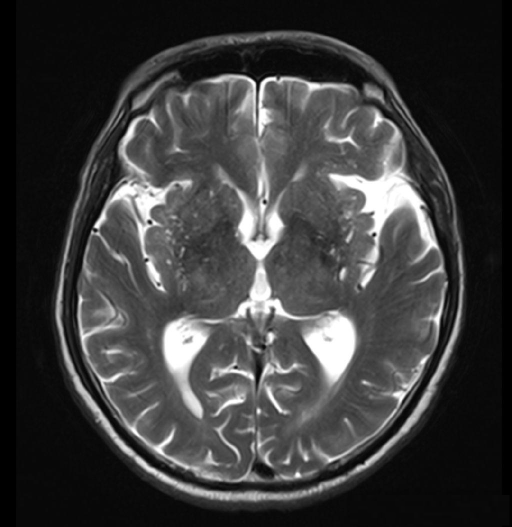
#> input picture work4/img.png, 1024 x 1054 px (shown at 1/2 size); its folder holds 2 pictures in this run
$ python histogram_equalization.py
#> lines starting #> are read from the running program, lines starting #| are printed output that depends on the picture
import numpy as np
from PIL import Image
import matplotlib.pyplot as plt

def calculate_histogram(image_array):
    """
    计算图像的灰度直方图

    参数:
        image_array: 输入图像数组

    返回:
        hist: 直方图数组（256个元素）
    """
    # 如果图像是彩色的，先转换为灰度图
    if len(image_array.shape) == 3:
        # 使用加权平均法转换为灰度图：Gray = 0.299*R + 0.587*G + 0.114*B
        gray = np.dot(image_array[...,:3], [0.299, 0.587, 0.114])
    else:
        gray = image_array

    # 计算直方图：统计每个灰度级别(0-255)的像素数量
    hist, bins = np.histogram(gray.flatten(), bins=256, range=(0, 256))
    return hist

def calculate_cumulative_histogram(hist):
    """
    计算灰度累积直方图（累积分布函数CDF）

    参数:
        hist: 灰度直方图

    返回:
        cum_hist: 累积直方图
    """
    # 对直方图进行累积求和
    cum_hist = np.cumsum(hist)
    return cum_hist

def histogram_equalization(image_array):
    """
    直方图均衡化处理

    算法原理：
    1. 计算原始图像的灰度直方图 H(r)
    2. 计算累积分布函数 CDF(r) = Σ(i=0 to r) H(i)
    3. 将CDF归一化到[0, 255]范围: s(r) = round(255 * CDF(r) / 总像素数)
    4. 使用归一化的CDF作为映射函数，将原图的每个像素值映射到新值

    参数:
        image_array: 输入图像数组

    返回:
        equalized: 均衡化后的图像
    """
    # 如果图像是彩色的，先转换为灰度图
    if len(image_array.shape) == 3:
        gray = np.dot(image_array[...,:3], [0.299, 0.587, 0.114])
    else:
        gray = image_array

    gray_uint8 = gray.astype(np.uint8)

    # 步骤1: 计算原始图像的灰度直方图
    hist = calculate_histogram(gray_uint8)

    # 步骤2: 计算累积分布函数CDF
    cdf = calculate_cumulative_histogram(hist)

    # 步骤3: 归一化CDF到[0, 255]范围
    # 避免除以0的情况
    cdf_normalized = np.where(cdf > 0,
                              np.round(255 * cdf / cdf[-1]),
                              0).astype(np.uint8)

    # 步骤4: 使用映射函数对图像进行变换
    equalized = cdf_normalized[gray_uint8.flatten()]
    equalized = equalized.reshape(gray_uint8.shape)

    return equalized

def plot_histograms(original, equalized, save_prefix="result"):
    """
    绘制原始图像和均衡化后图像的直方图和累积直方图

    参数:
        original: 原始图像
        equalized: 均衡化后的图像
        save_prefix: 保存文件的前缀
    """
    # 设置中文字体支持
    plt.rcParams['font.sans-serif'] = ['SimHei', 'DejaVu Sans']  # 使用黑体或其他中文支持的字体
    plt.rcParams['axes.unicode_minus'] = False  # 解决保存图像时负号'-'显示为方块的问题

    # 计算原始图像的直方图和累积直方图
    hist_original = calculate_histogram(original)
    cum_hist_original = calculate_cumulative_histogram(hist_original)

    # 计算均衡化后图像的直方图和累积直方图
    hist_equalized = calculate_histogram(equalized)
    cum_hist_equalized = calculate_cumulative_histogram(hist_equalized)

    # 创建子图布局
    fig, axes = plt.subplots(2, 2, figsize=(16, 12))

    # 子图1: 原始图像的灰度统计直方图
    axes[0, 0].bar(range(256), hist_original, color='blue', width=1.0)
    axes[0, 0].set_title('原始图像灰度统计直方图', fontsize=14, fontweight='bold')
    axes[0, 0].set_xlabel('灰度值', fontsize=12)
    axes[0, 0].set_ylabel('像素数量', fontsize=12)
    axes[0, 0].grid(True, alpha=0.3)

    # 子图2: 原始图像的灰度累积直方图
    axes[0, 1].plot(range(256), cum_hist_original, color='red', linewidth=2)
    axes[0, 1].set_title('原始图像灰度累积直方图', fontsize=14, fontweight='bold')
    axes[0, 1].set_xlabel('灰度值', fontsize=12)
    axes[0, 1].set_ylabel('累积像素数量', fontsize=12)
    axes[0, 1].grid(True, alpha=0.3)

    # 子图3: 均衡化后图像的灰度统计直方图
    axes[1, 0].bar(range(256), hist_equalized, color='green', width=1.0)
    axes[1, 0].set_title('均衡化后灰度统计直方图', fontsize=14, fontweight='bold')
    axes[1, 0].set_xlabel('灰度值', fontsize=12)
    axes[1, 0].set_ylabel('像素数量', fontsize=12)
    axes[1, 0].grid(True, alpha=0.3)

    # 子图4: 均衡化后图像的灰度累积直方图
    axes[1, 1].plot(range(256), cum_hist_equalized, color='purple', linewidth=2)
    axes[1, 1].set_title('均衡化后灰度累积直方图', fontsize=14, fontweight='bold')
    axes[1, 1].set_xlabel('灰度值', fontsize=12)
    axes[1, 1].set_ylabel('累积像素数量', fontsize=12)
    axes[1, 1].grid(True, alpha=0.3)

    plt.tight_layout()
    plt.savefig(f'{save_prefix}_histograms.png', dpi=300, bbox_inches='tight')
    print(f"直方图已保存为: {save_prefix}_histograms.png")
    plt.show()

def main():
    # 读取原始图像
    input_path = "img.png"
    print(f"正在读取图像: {input_path}")
    img = Image.open(input_path)
#> img is the input picture: PIL image 1024x1054 RGB; min 0, max 255, mean 60.2
    img_array = np.array(img)

    print(f"原始图像尺寸: {img_array.shape}")
#| 原始图像尺寸: (1054, 1024, 3)

    # 任务1: 画出影像的灰度统计直方图
    print("\n任务1: 计算灰度统计直方图...")
    hist = calculate_histogram(img_array)
#> in calculate_histogram, `hist, bins = np.histogram(gray.flatten(), bins=256, range=(0, 256))`: hist = 256 values, max 131559 at index 7, min 0 at index 2, mean 4216; bins = 257 values from 0 to 256
    print("灰度直方图计算完成")

    # 任务2: 画出影像的灰度累积直方图
    print("\n任务2: 计算灰度累积直方图...")
    cum_hist = calculate_cumulative_histogram(hist)
#> in calculate_cumulative_histogram, `cum_hist = np.cumsum(hist)`: cum_hist = 256 values from 52983 to 1079296
#> cum_hist = 256 values from 52983 to 1079296
    print("灰度累积直方图计算完成")

    # 任务3: 直方图均衡化处理
    print("\n任务3: 执行直方图均衡化处理...")
    equalized = histogram_equalization(img_array)
#> in histogram_equalization, `cdf_normalized = np.where(cdf > 0, np.round(255 * cdf / cdf[-1]), 0).a..`: cdf_normalized = 256 values from 13 to 255
#> in histogram_equalization, `equalized = equalized.reshape(gray_uint8.shape)`:
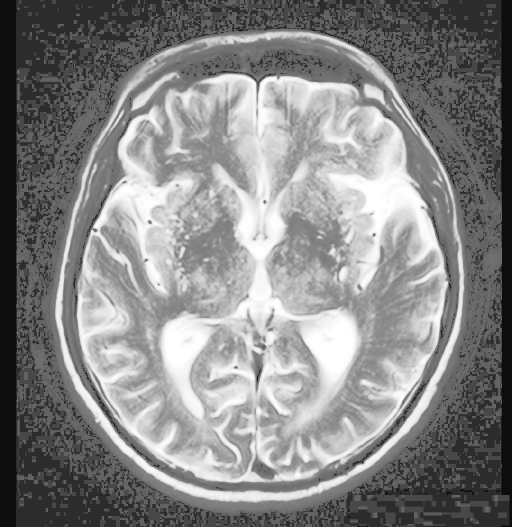
#> equalized: shape (1054, 1024) (shown at 1/2 size); min 13, max 255, mean 133.3

    # 保存均衡化后的图像
    equalized_img = Image.fromarray(equalized)
    equalized_img.save("result_equalized.png")
    print("均衡化后的图像已保存为: result_equalized.png")

    # 绘制并保存所有直方图
    print("\n正在绘制直方图...")
    plot_histograms(img_array, equalized, "result")
#> in plot_histograms, `hist_original = calculate_histogram(original)`: hist_original has the same summary as hist in calculate_histogram
#> in plot_histograms, `cum_hist_original = calculate_cumulative_histogram(hist_original)`: cum_hist_original = 256 values from 52983 to 1079296
#> in plot_histograms, `hist_equalized = calculate_histogram(equalized)`: hist_equalized = 256 values, max 131559 at index 44, min 0 at index 0, mean 4216
#> in plot_histograms, `cum_hist_equalized = calculate_cumulative_histogram(hist_equalized)`: cum_hist_equalized = 256 values from 0 to 1079296
#> in plot_histograms, `plt.savefig(f'{save_prefix}_histograms.png', dpi=300, bbox_inches='tig..`:
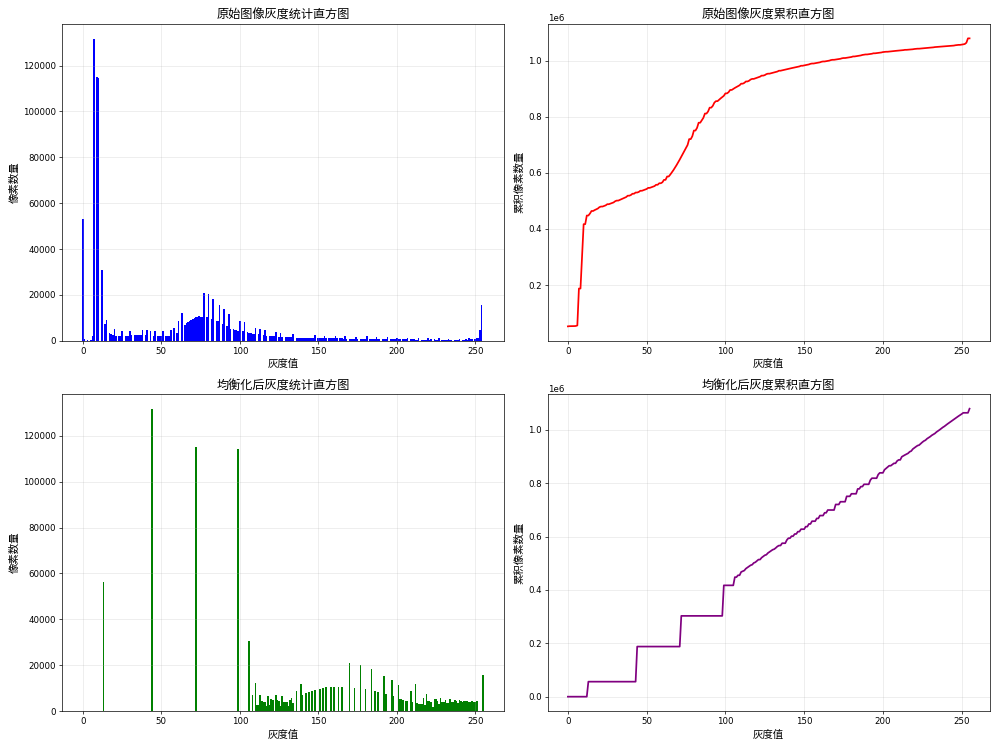
#> figure drawn by matplotlib, 4 panels; panel 1: tallest bar 131559 high, from x = 6.5 to 7.5; panel 2: curve peaks at x = 254, y = 1079296; panel 3: tallest bar 131559 high, from x = 43.5 to 44.5; panel 4: curve peaks at x = 255, y = 1079296

    print("\n所有任务完成！")
    print("\n生成的文件：")
    print("  - result_equalized.png: 均衡化后的图像")
    print("  - result_histograms.png: 包含4个子图的对比直方图")

if __name__ == "__main__":
    main()

$ run again, on work3/img.png
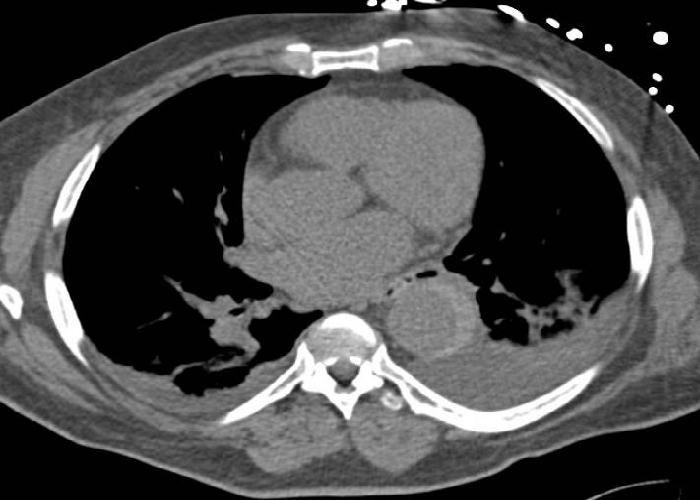
#> input picture work3/img.png, 700 x 500 px, found by its file name
#> in main, img is the input picture: PIL image 700x500 RGB; min 0, max 255, mean 73.3
#| 原始图像尺寸: (500, 700, 3)
#> in calculate_histogram, `hist, bins = np.histogram(gray.flatten(), bins=256, range=(0, 256))`: hist = 256 values, max 120295 at index 0, min 0 at index 2, mean 1367.2; bins = 257 values from 0 to 256
#> in calculate_cumulative_histogram, `cum_hist = np.cumsum(hist)`: cum_hist = 256 values from 120295 to 350000
#> cdf_normalized = 256 values from 88 to 255
#> in histogram_equalization, `equalized = equalized.reshape(gray_uint8.shape)`:
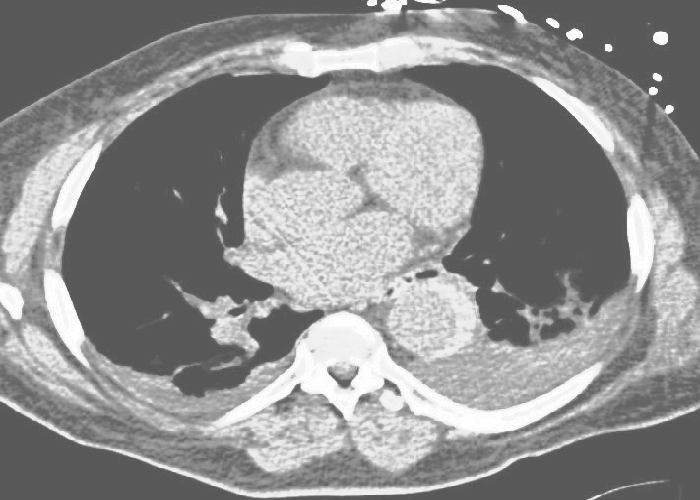
#> equalized: shape (500, 700); min 88, max 255, mean 143.3
#> hist_original has the same summary as hist in calculate_histogram
#> cum_hist_original = 256 values from 120295 to 350000
#> hist_equalized = 256 values, max 120295 at index 88, min 0 at index 0, mean 1367.2
#> cum_hist_equalized = 256 values from 0 to 350000
#> in plot_histograms, `plt.savefig(f'{save_prefix}_histograms.png', dpi=300, bbox_inches='tig..`:
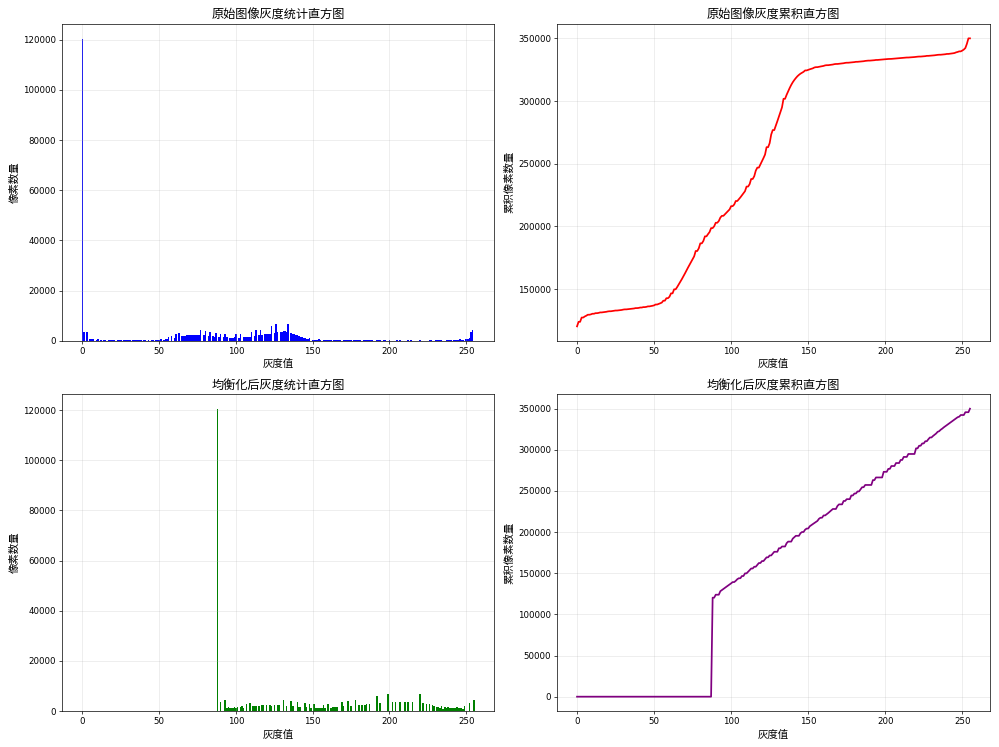
#> figure drawn by matplotlib, 4 panels; panel 1: tallest bar 120295 high, from x = -0.5 to 0.5; panel 2: curve peaks at x = 254, y = 350000; panel 3: tallest bar 120295 high, from x = 87.5 to 88.5; panel 4: curve peaks at x = 255, y = 350000
